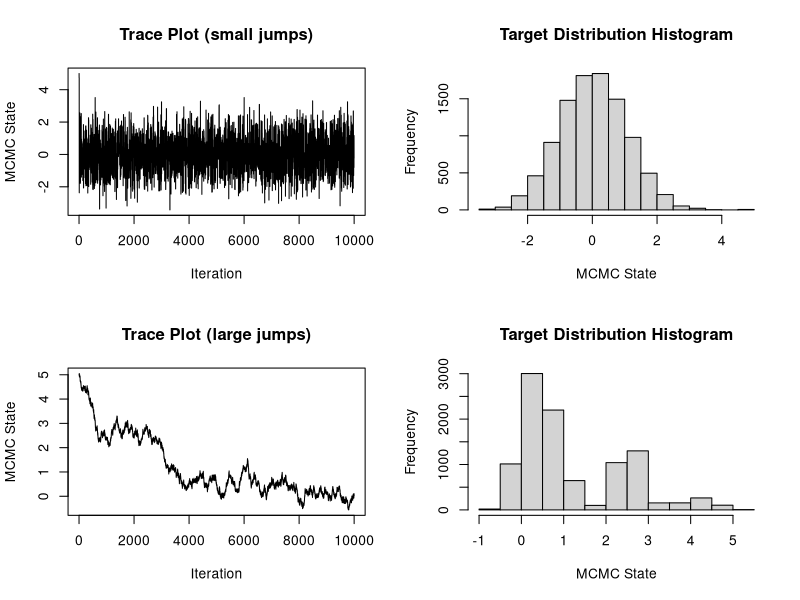

Write the R code that produced this figure.
## This script illustrates the Metropolis-Hastings algorithm for
## approximating the standard normal distribution
## Author: Vladimir N. Minin
## last update: 07/11/2018

unif_rw_next = function(cur_value, tuning_par){

  return_value = c(cur_value, 0)
  
  prop_value = cur_value + runif(1, min=-tuning_par, max=tuning_par)
  
  if (log(runif(1)) < (cur_value^2 - prop_value^2)/2){
    return_value = c(prop_value, 1)
  }

  return(return_value)      
}

mcmc_size = 10000
start_value = 5.0


mcmc_out_small_jumps = matrix(0, nrow=(mcmc_size), ncol=2)
colnames(mcmc_out_small_jumps) = c("state", "acc.status")

cur_state = c(start_value,1)
mcmc_out_small_jumps[1,] = cur_state

for (i in 2:mcmc_size){
  
  cur_state = unif_rw_next(mcmc_out_small_jumps[i-1,1], 5.0)
    
  mcmc_out_small_jumps[i,] = cur_state
}

## acceptance probability
mean(mcmc_out_small_jumps[,"acc.status"])

## mean of the target distribution
mean(mcmc_out_small_jumps[,"state"])

par(mfrow=c(2,2))

## trace plot
plot(1:mcmc_size, mcmc_out_small_jumps[,"state"], type="l", xlab="Iteration", ylab="MCMC State", main="Trace Plot (small jumps)")

## histogram
hist(mcmc_out_small_jumps[,"state"], xlab="MCMC State", main="Target Distribution Histogram")


mcmc_out_large_jumps = matrix(0, nrow=(mcmc_size), ncol=2)
colnames(mcmc_out_large_jumps) = c("state", "acc.status")

cur_state = c(start_value,1)
mcmc_out_large_jumps[1,] = cur_state

for (i in 2:mcmc_size){
  
  cur_state = unif_rw_next(mcmc_out_large_jumps[i-1,1], 0.05)
  
  mcmc_out_large_jumps[i,] = cur_state
}

## acceptance probability
mean(mcmc_out_large_jumps[,"acc.status"])


## trace plot
plot(1:mcmc_size, mcmc_out_large_jumps[,"state"], type="l", xlab="Iteration", ylab="MCMC State", main="Trace Plot (large jumps)")

## histogram
hist(mcmc_out_large_jumps[,"state"], xlab="MCMC State", main="Target Distribution Histogram")
